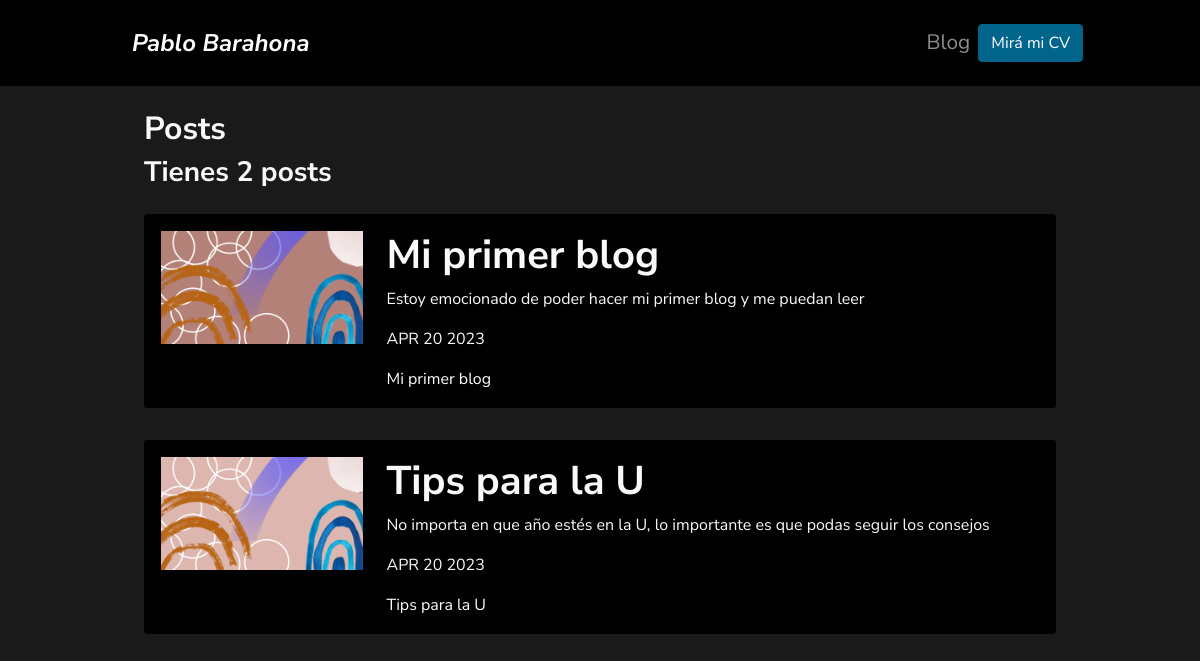
Screenshot of /blog/ with the database file from the repository.
### blog/models.py (models this page shows, shortened)
class Post(models.Model):
    title = models.CharField(max_length=100)
    description = models.TextField()
    image = models.ImageField(upload_to="blog/images")
    date = models.DateField(default=datetime.date.today)

### blog/views.py (the view)
# urls.py: path("", views.renderPosts, name="posts"),
def renderPosts(request):
    total_posts = Post.objects.count()
    posts = Post.objects.order_by("-date")
    return render(request, "blog.html", {"posts": posts, "total_posts": total_posts})

### blog/templates/blog.html
{% extends 'layout.html' %}
{% block content %}
<h1 class="fs-2">Posts</h1>
<h3>Tienes {{total_posts}} post{{total_posts|pluralize}}</h3>
{% for post in posts %}
<div class="py-3">
  <div class="card card-body bg-black">
    <div class="row">
      <div class="col-3">
        <img class="img-fluid" src="{{post.image.url}}" alt="{{post.title}}">
      </div>
      <div class="col-9">
        <h1>{{post.title}}</h1>
        <p>{{post.description|striptags|truncatechars:100}}</p>
        <p>{{post.date|date:'M d Y'|upper}}</p>
        <a href="{% url 'blog:post_detail' post.id %}">{{post.title}}</a>
      </div>
    </div>
  </div>
</div>
{% endfor %}
{% endblock %}

### portfolio/static/main.css (style rules this page uses)
body { background-color: #1a1a1a; font-family: 'Nunito Sans', sans-serif; font-weight: 400; font-size: 16px; }
h1, h2, h3, h4, h5, h6 { font-weight: 700; }
a { color: #fff; text-decoration: none; }
.text-light { color: #fff; }

### rows the page displays
Post: image (picture), title "Mi primer blog", description "Estoy emocionado de poder hacer mi primer blog y me puedan leer", date "APR 20 2023"
Post: image (picture), title "Tips para la U", description "No importa en que año estés en la U, lo importante es que podas seguir los consejos", date "APR 20 2023"

### other values shown
{{ total_posts }} "2"
